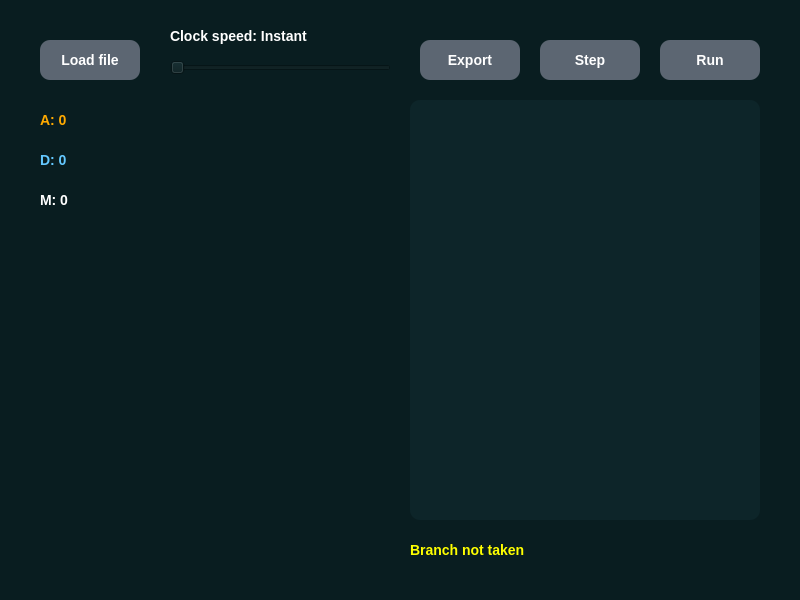
<?xml version="1.0" encoding="UTF-8"?>
<ui version="4.0">
 <class>XenonVM</class>
 <widget class="QMainWindow" name="XenonVM">
  <property name="geometry">
   <rect>
    <x>0</x>
    <y>0</y>
    <width>800</width>
    <height>600</height>
   </rect>
  </property>
  <property name="minimumSize">
   <size>
    <width>800</width>
    <height>600</height>
   </size>
  </property>
  <property name="maximumSize">
   <size>
    <width>800</width>
    <height>600</height>
   </size>
  </property>
  <property name="cursor">
   <cursorShape>PointingHandCursor</cursorShape>
  </property>
  <property name="windowTitle">
   <string>Xenon Virtual Machine</string>
  </property>
  <property name="windowIcon">
   <iconset>
    <normaloff>../Xenon.png</normaloff>../Xenon.png</iconset>
  </property>
  <property name="styleSheet">
   <string notr="true">
background-color: rgb(9, 29, 32);
font-family: &quot;JetBrains Mono&quot;, &quot;Consolas&quot;;
font-size: 14px;
font-weight: 600;
color: white;
border-radius: 10px;
   </string>
  </property>
  <widget class="QWidget" name="centralwidget">
   <widget class="QPushButton" name="load_file_button">
    <property name="geometry">
     <rect>
      <x>40</x>
      <y>40</y>
      <width>100</width>
      <height>40</height>
     </rect>
    </property>
    <property name="styleSheet">
     <string notr="true">
QPushButton {
    background-color: rgb(92, 102, 114);
    border-radius: 10px;
    padding: 5px;
}
QPushButton:hover {
    background-color: rgb(108, 111, 127);
}
     </string>
    </property>
    <property name="text">
     <string>Load file</string>
    </property>
   </widget>
   <widget class="QPushButton" name="process_button">
    <property name="geometry">
     <rect>
      <x>660</x>
      <y>40</y>
      <width>100</width>
      <height>40</height>
     </rect>
    </property>
    <property name="styleSheet">
     <string notr="true">
QPushButton {
    background-color: rgb(92, 102, 114);
    border-radius: 10px;
    padding: 5px;
}
QPushButton:hover {
    background-color: rgb(108, 111, 127);
}
     </string>
    </property>
    <property name="text">
     <string>Run</string>
    </property>
   </widget>
   <widget class="QTextEdit" name="file_text">
    <property name="geometry">
     <rect>
      <x>410</x>
      <y>100</y>
      <width>350</width>
      <height>420</height>
     </rect>
    </property>
    <property name="styleSheet">
     <string notr="true">
background-color: rgb(13, 37, 41);
color: rgb(221, 184, 126);
padding: 6px;
font-family: &quot;JetBrains Mono&quot;, &quot;Consolas&quot;;
border-radius: 10px;
     </string>
    </property>
    <property name="html">
     <string>&lt;!DOCTYPE HTML PUBLIC &quot;-//W3C//DTD HTML 4.0//EN&quot; &quot;http://www.w3.org/TR/REC-html40/strict.dtd&quot;&gt;
&lt;html&gt;&lt;head&gt;&lt;meta name=&quot;qrichtext&quot; content=&quot;1&quot; /&gt;&lt;style type=&quot;text/css&quot;&gt;
p, li { white-space: pre-wrap; }
&lt;/style&gt;&lt;/head&gt;&lt;body style=&quot; font-family:'JetBrains Mono,Consolas'; font-size:14px; font-weight:600; font-style:normal;&quot;&gt;
&lt;p style=&quot;-qt-paragraph-type:empty; margin-top:0px; margin-bottom:0px; margin-left:0px; margin-right:0px; -qt-block-indent:0; text-indent:0px;&quot;&gt;&lt;br /&gt;&lt;/p&gt;&lt;/body&gt;&lt;/html&gt;</string>
    </property>
    <property name="tabStopDistance">
     <double>31.000000000000000</double>
    </property>
   </widget>
   <widget class="QPushButton" name="step_button">
    <property name="geometry">
     <rect>
      <x>540</x>
      <y>40</y>
      <width>100</width>
      <height>40</height>
     </rect>
    </property>
    <property name="styleSheet">
     <string notr="true">
QPushButton {
    background-color: rgb(92, 102, 114);
    border-radius: 10px;
    padding: 5px;
}
QPushButton:hover {
    background-color: rgb(108, 111, 127);
}
     </string>
    </property>
    <property name="text">
     <string>Step</string>
    </property>
   </widget>
   <widget class="QPushButton" name="export_button">
    <property name="geometry">
     <rect>
      <x>420</x>
      <y>40</y>
      <width>100</width>
      <height>40</height>
     </rect>
    </property>
    <property name="styleSheet">
     <string notr="true">
QPushButton {
    background-color: rgb(92, 102, 114);
    border-radius: 10px;
    padding: 5px;
}
QPushButton:hover {
    background-color: rgb(108, 111, 127);
}
     </string>
    </property>
    <property name="text">
     <string>Export</string>
    </property>
   </widget>
   <widget class="QLabel" name="a_reg">
    <property name="geometry">
     <rect>
      <x>40</x>
      <y>100</y>
      <width>100</width>
      <height>40</height>
     </rect>
    </property>
    <property name="styleSheet">
     <string notr="true">color: rgb(255, 170, 0)</string>
    </property>
    <property name="text">
     <string>A: 0</string>
    </property>
   </widget>
   <widget class="QLabel" name="d_reg">
    <property name="geometry">
     <rect>
      <x>40</x>
      <y>140</y>
      <width>100</width>
      <height>40</height>
     </rect>
    </property>
    <property name="styleSheet">
     <string notr="true">color: rgb(100, 200, 255)</string>
    </property>
    <property name="text">
     <string>D: 0</string>
    </property>
   </widget>
   <widget class="QLabel" name="memory">
    <property name="geometry">
     <rect>
      <x>40</x>
      <y>180</y>
      <width>100</width>
      <height>40</height>
     </rect>
    </property>
    <property name="styleSheet">
     <string notr="true">color: white</string>
    </property>
    <property name="text">
     <string>M: 0</string>
    </property>
   </widget>
   <widget class="QSlider" name="clock_speed">
    <property name="geometry">
     <rect>
      <x>170</x>
      <y>60</y>
      <width>221</width>
      <height>16</height>
     </rect>
    </property>
    <property name="maximum">
     <number>500</number>
    </property>
    <property name="orientation">
     <enum>Qt::Horizontal</enum>
    </property>
   </widget>
   <widget class="QLabel" name="clock_speed_label">
    <property name="geometry">
     <rect>
      <x>170</x>
      <y>25</y>
      <width>181</width>
      <height>21</height>
     </rect>
    </property>
    <property name="text">
     <string>Clock speed: Instant</string>
    </property>
   </widget>
   <widget class="QLabel" name="branch">
    <property name="geometry">
     <rect>
      <x>410</x>
      <y>530</y>
      <width>351</width>
      <height>40</height>
     </rect>
    </property>
    <property name="styleSheet">
     <string notr="true">color: rgb(255, 255, 0)</string>
    </property>
    <property name="text">
     <string>Branch not taken</string>
    </property>
   </widget>
  </widget>
 </widget>
 <resources/>
 <connections/>
</ui>
